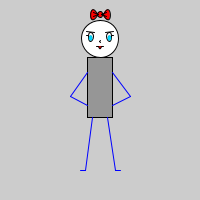
Frame 1 (no input)
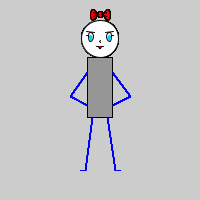
Frame 60 (the mouse pressed at the canvas centre just before this capture)
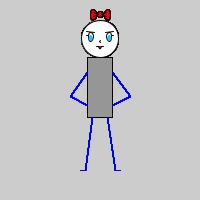
Frame 120 (the mouse held since frame 60 and released just before this capture)

The Processing sketch that drew these frames (run headless with seeded random() and noise(); from frame 60 on, the mouse is pressed at the canvas centre):

// Processing sketch: exercise_4
// ── exercise_4.pde
void setup() {
  size(200, 200);
}

void draw() {
  drawHuman(50,20,100,150);
}

void drawHuman(float x, float y, float width, float height) {
  ellipseMode(CENTER);
  rectMode(CENTER);
  
  float centerX = x+width/2;
  float headSize = height*0.25;
  float bodyHeight = height*0.40;
  float legHeight = height*0.35;
  float bodyWidth = width*0.25;
  
  // Draw Zoog's body
  stroke(0);
  fill(150);
  float bodyY = y+headSize+bodyHeight/2;
  rect(centerX, bodyY, bodyWidth, bodyHeight);
  
  // Draw Zoog's head
  fill(255); // white
  ellipse(centerX, y+headSize/2, headSize, headSize); 
  
  // Draw Zoog's eyes
  fill(255); // white
  line(centerX-headSize*0.30, y+headSize*0.40,
       centerX-headSize*0.36, y+headSize*0.42);
  line(centerX+headSize*0.30, y+headSize*0.40,
       centerX+headSize*0.36, y+headSize*0.42);
  ellipse(centerX-headSize*0.25, y+headSize*0.45, headSize*0.13, headSize*0.25);
  ellipse(centerX+headSize*0.25, y+headSize*0.45, headSize*0.13, headSize*0.25);
  fill(0,215,255); // blue
  strokeWeight(0);
  ellipse(centerX-headSize*0.25, y+headSize*0.48, headSize*0.10, headSize*0.15);
  ellipse(centerX+headSize*0.25, y+headSize*0.48, headSize*0.10, headSize*0.15);
  
  // Draw Zoog's eyebrow
  strokeWeight(1);
  line(centerX-headSize*0.35, y+headSize*0.30,
       centerX-headSize*0.15, y+headSize*0.33);
  line(centerX+headSize*0.15, y+headSize*0.33,
       centerX+headSize*0.35, y+headSize*0.30);
  
  // Draw Zoog's nose
  line(centerX+headSize*0.02, y+headSize*0.55,
       centerX-headSize*0.02, y+headSize*0.58);
  line(centerX-headSize*0.02, y+headSize*0.58,
       centerX+headSize*0.02, y+headSize*0.60);
  
  // Draw Zoog's mouth
  line(centerX-headSize*0.10, y+headSize*0.70,
       centerX+headSize*0.10, y+headSize*0.70);
  fill(255, 0, 0); // red
  bezier(centerX-headSize*0.05, y+headSize*0.70,
         centerX-headSize*0.02, y+headSize*0.78,
         centerX+headSize*0.02, y+headSize*0.78,
         centerX+headSize*0.05, y+headSize*0.70);
  
  // Draw Zoog's leg
  stroke(0, 0, 255); // blue
  float legStartY = bodyY+bodyHeight/2;
  line(centerX-bodyWidth*0.3, legStartY,
       centerX-bodyWidth*0.6, legStartY+legHeight);
  line(centerX+bodyWidth*0.3, legStartY,
       centerX+bodyWidth*0.6, legStartY+legHeight);
  line(centerX-bodyWidth*0.6, legStartY+legHeight,
       centerX-bodyWidth*0.8, legStartY+legHeight);
  line(centerX+bodyWidth*0.6, legStartY+legHeight,
       centerX+bodyWidth*0.8, legStartY+legHeight);
  
  // Draw Zoog's hands
  line(centerX-bodyWidth/2, bodyY-bodyHeight*0.25,
       centerX-width*0.30, bodyY+bodyHeight*0.15);
  line(centerX-width*0.30, bodyY+bodyHeight*0.15,
       centerX-bodyWidth/2, bodyY+bodyHeight*0.30);
  line(centerX+bodyWidth/2, bodyY-bodyHeight*0.25,
       centerX+width*0.30, bodyY+bodyHeight*0.15);
  line(centerX+width*0.30, bodyY+bodyHeight*0.15,
       centerX+bodyWidth/2, bodyY+bodyHeight*0.30);
  
  // Draw Zoog's ribbon accessory
  stroke(0); // black
  ellipse(centerX, y-headSize*0.15, headSize*0.15, headSize*0.15);
  bezier(centerX+headSize*0.08, y-headSize*0.15,
         centerX+headSize*0.30, y-headSize*0.60,
         centerX+headSize*0.35, y+headSize*0.30,
         centerX+headSize*0.08, y-headSize*0.12);
  
  bezier(centerX-headSize*0.08, y-headSize*0.15,
         centerX-headSize*0.30, y-headSize*0.60,
         centerX-headSize*0.35, y+headSize*0.30,
         centerX-headSize*0.08, y-headSize*0.12);
  
  line(centerX+headSize*0.05, y-headSize*0.15,
       centerX+headSize*0.18, y-headSize*0.20);
  line(centerX+headSize*0.05, y-headSize*0.15,
       centerX+headSize*0.18, y-headSize*0.10);
  line(centerX-headSize*0.05, y-headSize*0.15,
       centerX-headSize*0.18, y-headSize*0.20);
  line(centerX-headSize*0.05, y-headSize*0.15,
       centerX-headSize*0.18, y-headSize*0.10);
}
